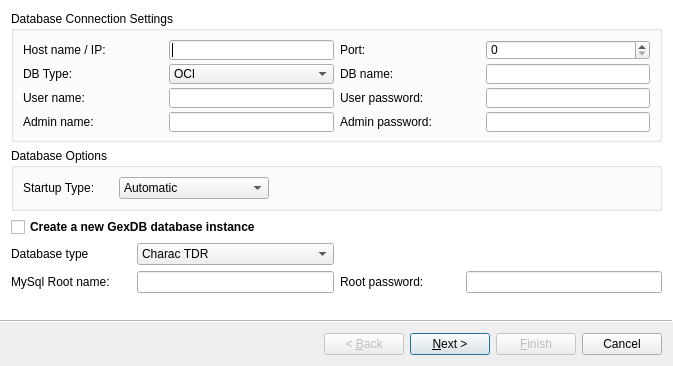
<?xml version="1.0" encoding="UTF-8"?>
<ui version="4.0">
 <class>GexDbPlugin_Galaxy_CfgWizard_Base</class>
 <widget class="QWizard" name="GexDbPlugin_Galaxy_CfgWizard_Base">
  <property name="geometry">
   <rect>
    <x>0</x>
    <y>0</y>
    <width>673</width>
    <height>366</height>
   </rect>
  </property>
  <property name="sizePolicy">
   <sizepolicy hsizetype="Minimum" vsizetype="Minimum">
    <horstretch>0</horstretch>
    <verstretch>0</verstretch>
   </sizepolicy>
  </property>
  <property name="minimumSize">
   <size>
    <width>550</width>
    <height>333</height>
   </size>
  </property>
  <property name="windowTitle">
   <string>GexDb configuration wizard</string>
  </property>
  <property name="wizardStyle">
   <enum>QWizard::ModernStyle</enum>
  </property>
  <property name="options">
   <set>QWizard::HaveFinishButtonOnEarlyPages</set>
  </property>
  <widget class="QWizardPage" name="mUi_qwpDbSettingsPage">
   <property name="sizePolicy">
    <sizepolicy hsizetype="Expanding" vsizetype="Expanding">
     <horstretch>0</horstretch>
     <verstretch>0</verstretch>
    </sizepolicy>
   </property>
   <attribute name="pageId">
    <string notr="true">0</string>
   </attribute>
   <layout class="QVBoxLayout" name="verticalLayout_4">
    <item>
     <layout class="QVBoxLayout" name="mUi_qvlDbSettingsLayout">
      <item>
       <widget class="QGroupBox" name="mUi_qgbDbConnectionSettings">
        <property name="sizePolicy">
         <sizepolicy hsizetype="MinimumExpanding" vsizetype="Fixed">
          <horstretch>0</horstretch>
          <verstretch>0</verstretch>
         </sizepolicy>
        </property>
        <property name="minimumSize">
         <size>
          <width>500</width>
          <height>100</height>
         </size>
        </property>
        <property name="title">
         <string>Database Connection Settings</string>
        </property>
        <layout class="QGridLayout" name="_9">
         <item row="0" column="0">
          <widget class="QLabel" name="labelDbHostNameIP">
           <property name="sizePolicy">
            <sizepolicy hsizetype="Minimum" vsizetype="Fixed">
             <horstretch>0</horstretch>
             <verstretch>0</verstretch>
            </sizepolicy>
           </property>
           <property name="minimumSize">
            <size>
             <width>140</width>
             <height>20</height>
            </size>
           </property>
           <property name="maximumSize">
            <size>
             <width>140</width>
             <height>16777215</height>
            </size>
           </property>
           <property name="baseSize">
            <size>
             <width>0</width>
             <height>0</height>
            </size>
           </property>
           <property name="text">
            <string>Host name / IP:</string>
           </property>
           <property name="wordWrap">
            <bool>false</bool>
           </property>
           <property name="buddy">
            <cstring>mUi_qleDbHostNameIP</cstring>
           </property>
          </widget>
         </item>
         <item row="0" column="1">
          <widget class="QLineEdit" name="mUi_qleDbHostNameIP">
           <property name="sizePolicy">
            <sizepolicy hsizetype="Minimum" vsizetype="Fixed">
             <horstretch>0</horstretch>
             <verstretch>0</verstretch>
            </sizepolicy>
           </property>
           <property name="minimumSize">
            <size>
             <width>94</width>
             <height>20</height>
            </size>
           </property>
           <property name="toolTip">
            <string>Enter the computer name where the corporate database is hosted</string>
           </property>
           <property name="maxLength">
            <number>80</number>
           </property>
          </widget>
         </item>
         <item row="0" column="2">
          <widget class="QLabel" name="labelDbPortNb">
           <property name="sizePolicy">
            <sizepolicy hsizetype="Minimum" vsizetype="Fixed">
             <horstretch>0</horstretch>
             <verstretch>0</verstretch>
            </sizepolicy>
           </property>
           <property name="minimumSize">
            <size>
             <width>140</width>
             <height>20</height>
            </size>
           </property>
           <property name="maximumSize">
            <size>
             <width>140</width>
             <height>16777215</height>
            </size>
           </property>
           <property name="text">
            <string>Port:</string>
           </property>
           <property name="wordWrap">
            <bool>false</bool>
           </property>
           <property name="buddy">
            <cstring>mUi_qsbDbPortNb</cstring>
           </property>
          </widget>
         </item>
         <item row="0" column="3">
          <widget class="QSpinBox" name="mUi_qsbDbPortNb">
           <property name="sizePolicy">
            <sizepolicy hsizetype="Minimum" vsizetype="Fixed">
             <horstretch>0</horstretch>
             <verstretch>0</verstretch>
            </sizepolicy>
           </property>
           <property name="minimumSize">
            <size>
             <width>94</width>
             <height>20</height>
            </size>
           </property>
           <property name="maximum">
            <number>65535</number>
           </property>
          </widget>
         </item>
         <item row="1" column="0">
          <widget class="QLabel" name="labelDbDriver">
           <property name="sizePolicy">
            <sizepolicy hsizetype="Minimum" vsizetype="Fixed">
             <horstretch>0</horstretch>
             <verstretch>0</verstretch>
            </sizepolicy>
           </property>
           <property name="minimumSize">
            <size>
             <width>140</width>
             <height>20</height>
            </size>
           </property>
           <property name="maximumSize">
            <size>
             <width>140</width>
             <height>16777215</height>
            </size>
           </property>
           <property name="text">
            <string>DB Type:</string>
           </property>
           <property name="wordWrap">
            <bool>false</bool>
           </property>
           <property name="buddy">
            <cstring>mUi_qcbDbDriver</cstring>
           </property>
          </widget>
         </item>
         <item row="1" column="1">
          <widget class="QComboBox" name="mUi_qcbDbDriver">
           <property name="sizePolicy">
            <sizepolicy hsizetype="Minimum" vsizetype="Fixed">
             <horstretch>0</horstretch>
             <verstretch>0</verstretch>
            </sizepolicy>
           </property>
           <property name="minimumSize">
            <size>
             <width>94</width>
             <height>20</height>
            </size>
           </property>
           <property name="toolTip">
            <string>Define the driver type required to connect to your corporate database</string>
           </property>
           <item>
            <property name="text">
             <string>OCI</string>
            </property>
           </item>
           <item>
            <property name="text">
             <string>MySQL</string>
            </property>
           </item>
          </widget>
         </item>
         <item row="1" column="2">
          <widget class="QLabel" name="labelDbName">
           <property name="sizePolicy">
            <sizepolicy hsizetype="Minimum" vsizetype="Fixed">
             <horstretch>0</horstretch>
             <verstretch>0</verstretch>
            </sizepolicy>
           </property>
           <property name="minimumSize">
            <size>
             <width>140</width>
             <height>20</height>
            </size>
           </property>
           <property name="maximumSize">
            <size>
             <width>140</width>
             <height>16777215</height>
            </size>
           </property>
           <property name="text">
            <string>DB name:</string>
           </property>
           <property name="wordWrap">
            <bool>false</bool>
           </property>
           <property name="buddy">
            <cstring>mUi_qleDbName</cstring>
           </property>
          </widget>
         </item>
         <item row="1" column="3">
          <widget class="QLineEdit" name="mUi_qleDbName">
           <property name="sizePolicy">
            <sizepolicy hsizetype="Minimum" vsizetype="Fixed">
             <horstretch>0</horstretch>
             <verstretch>0</verstretch>
            </sizepolicy>
           </property>
           <property name="minimumSize">
            <size>
             <width>94</width>
             <height>20</height>
            </size>
           </property>
           <property name="toolTip">
            <string>Enter the database name to link to</string>
           </property>
           <property name="maxLength">
            <number>80</number>
           </property>
          </widget>
         </item>
         <item row="2" column="0">
          <widget class="QLabel" name="labelDbUserName">
           <property name="sizePolicy">
            <sizepolicy hsizetype="Minimum" vsizetype="Minimum">
             <horstretch>0</horstretch>
             <verstretch>0</verstretch>
            </sizepolicy>
           </property>
           <property name="minimumSize">
            <size>
             <width>140</width>
             <height>20</height>
            </size>
           </property>
           <property name="maximumSize">
            <size>
             <width>140</width>
             <height>16777215</height>
            </size>
           </property>
           <property name="text">
            <string>User name:</string>
           </property>
           <property name="wordWrap">
            <bool>false</bool>
           </property>
           <property name="buddy">
            <cstring>mUi_qleUserName</cstring>
           </property>
          </widget>
         </item>
         <item row="2" column="1">
          <widget class="QLineEdit" name="mUi_qleUserName">
           <property name="sizePolicy">
            <sizepolicy hsizetype="Minimum" vsizetype="Fixed">
             <horstretch>0</horstretch>
             <verstretch>0</verstretch>
            </sizepolicy>
           </property>
           <property name="minimumSize">
            <size>
             <width>94</width>
             <height>20</height>
            </size>
           </property>
           <property name="toolTip">
            <string>Enter the database user name required at connection</string>
           </property>
           <property name="maxLength">
            <number>80</number>
           </property>
          </widget>
         </item>
         <item row="2" column="2">
          <widget class="QLabel" name="labelDbPassword">
           <property name="sizePolicy">
            <sizepolicy hsizetype="Minimum" vsizetype="Fixed">
             <horstretch>0</horstretch>
             <verstretch>0</verstretch>
            </sizepolicy>
           </property>
           <property name="minimumSize">
            <size>
             <width>140</width>
             <height>20</height>
            </size>
           </property>
           <property name="maximumSize">
            <size>
             <width>140</width>
             <height>16777215</height>
            </size>
           </property>
           <property name="text">
            <string>User password:</string>
           </property>
           <property name="alignment">
            <set>Qt::AlignVCenter</set>
           </property>
           <property name="wordWrap">
            <bool>false</bool>
           </property>
           <property name="buddy">
            <cstring>mUi_qleUserPassword</cstring>
           </property>
          </widget>
         </item>
         <item row="2" column="3">
          <widget class="QLineEdit" name="mUi_qleUserPassword">
           <property name="sizePolicy">
            <sizepolicy hsizetype="Minimum" vsizetype="Fixed">
             <horstretch>0</horstretch>
             <verstretch>0</verstretch>
            </sizepolicy>
           </property>
           <property name="minimumSize">
            <size>
             <width>94</width>
             <height>20</height>
            </size>
           </property>
           <property name="toolTip">
            <string>Enter the database password required at connection</string>
           </property>
           <property name="maxLength">
            <number>80</number>
           </property>
           <property name="echoMode">
            <enum>QLineEdit::Password</enum>
           </property>
          </widget>
         </item>
         <item row="3" column="0">
          <widget class="QLabel" name="labelDbName_Admin">
           <property name="sizePolicy">
            <sizepolicy hsizetype="Minimum" vsizetype="Fixed">
             <horstretch>0</horstretch>
             <verstretch>0</verstretch>
            </sizepolicy>
           </property>
           <property name="minimumSize">
            <size>
             <width>140</width>
             <height>20</height>
            </size>
           </property>
           <property name="maximumSize">
            <size>
             <width>140</width>
             <height>16777215</height>
            </size>
           </property>
           <property name="text">
            <string>Admin name:</string>
           </property>
           <property name="wordWrap">
            <bool>false</bool>
           </property>
           <property name="buddy">
            <cstring>mUi_qleUserName</cstring>
           </property>
          </widget>
         </item>
         <item row="3" column="1">
          <widget class="QLineEdit" name="mUi_qleAdminName">
           <property name="sizePolicy">
            <sizepolicy hsizetype="Minimum" vsizetype="Fixed">
             <horstretch>0</horstretch>
             <verstretch>0</verstretch>
            </sizepolicy>
           </property>
           <property name="minimumSize">
            <size>
             <width>94</width>
             <height>20</height>
            </size>
           </property>
           <property name="toolTip">
            <string>Enter the database user name required at connection</string>
           </property>
           <property name="maxLength">
            <number>80</number>
           </property>
          </widget>
         </item>
         <item row="3" column="2">
          <widget class="QLabel" name="labelDbPassword_Admin">
           <property name="sizePolicy">
            <sizepolicy hsizetype="Minimum" vsizetype="Fixed">
             <horstretch>0</horstretch>
             <verstretch>0</verstretch>
            </sizepolicy>
           </property>
           <property name="minimumSize">
            <size>
             <width>140</width>
             <height>20</height>
            </size>
           </property>
           <property name="maximumSize">
            <size>
             <width>140</width>
             <height>16777215</height>
            </size>
           </property>
           <property name="text">
            <string>Admin password:</string>
           </property>
           <property name="alignment">
            <set>Qt::AlignVCenter</set>
           </property>
           <property name="wordWrap">
            <bool>false</bool>
           </property>
           <property name="buddy">
            <cstring>mUi_qleUserPassword</cstring>
           </property>
          </widget>
         </item>
         <item row="3" column="3">
          <widget class="QLineEdit" name="mUi_qleAdminPassword">
           <property name="sizePolicy">
            <sizepolicy hsizetype="Minimum" vsizetype="Fixed">
             <horstretch>0</horstretch>
             <verstretch>0</verstretch>
            </sizepolicy>
           </property>
           <property name="minimumSize">
            <size>
             <width>94</width>
             <height>20</height>
            </size>
           </property>
           <property name="toolTip">
            <string>Enter the database password required at connection</string>
           </property>
           <property name="maxLength">
            <number>80</number>
           </property>
           <property name="echoMode">
            <enum>QLineEdit::Password</enum>
           </property>
          </widget>
         </item>
        </layout>
       </widget>
      </item>
      <item>
       <widget class="QGroupBox" name="mUi_qgbDbOptions">
        <property name="title">
         <string>Database Options</string>
        </property>
        <layout class="QGridLayout" name="_11">
         <item row="5" column="0">
          <widget class="QLabel" name="labelStartup">
           <property name="minimumSize">
            <size>
             <width>90</width>
             <height>0</height>
            </size>
           </property>
           <property name="maximumSize">
            <size>
             <width>90</width>
             <height>16777215</height>
            </size>
           </property>
           <property name="text">
            <string>Startup Type:</string>
           </property>
           <property name="wordWrap">
            <bool>false</bool>
           </property>
          </widget>
         </item>
         <item row="5" column="1">
          <widget class="QComboBox" name="mUi_qcbStartupType">
           <property name="sizePolicy">
            <sizepolicy hsizetype="Expanding" vsizetype="Fixed">
             <horstretch>0</horstretch>
             <verstretch>0</verstretch>
            </sizepolicy>
           </property>
           <property name="minimumSize">
            <size>
             <width>94</width>
             <height>0</height>
            </size>
           </property>
           <property name="maximumSize">
            <size>
             <width>150</width>
             <height>16777215</height>
            </size>
           </property>
           <property name="toolTip">
            <string>Automatic/manual database connections</string>
           </property>
           <item>
            <property name="text">
             <string>Automatic</string>
            </property>
            <property name="icon">
             <iconset>
              <normaloff>:/gex/icons/startup_on.png</normaloff>:/gex/icons/startup_on.png</iconset>
            </property>
           </item>
           <item>
            <property name="text">
             <string>Manual</string>
            </property>
            <property name="icon">
             <iconset>
              <normaloff>:/gex/icons/startup_off.png</normaloff>:/gex/icons/startup_off.png</iconset>
            </property>
           </item>
          </widget>
         </item>
         <item row="5" column="2">
          <spacer name="horizontalSpacer">
           <property name="orientation">
            <enum>Qt::Horizontal</enum>
           </property>
           <property name="sizeHint" stdset="0">
            <size>
             <width>40</width>
             <height>20</height>
            </size>
           </property>
          </spacer>
         </item>
        </layout>
       </widget>
      </item>
      <item>
       <widget class="QCheckBox" name="mUi_qcbDbCreationCheckBox">
        <property name="font">
         <font>
          <weight>75</weight>
          <bold>true</bold>
         </font>
        </property>
        <property name="text">
         <string>Create a new GexDB database instance</string>
        </property>
       </widget>
      </item>
      <item>
       <layout class="QGridLayout" name="mUi_qglRootSettingsLayout">
        <property name="rightMargin">
         <number>0</number>
        </property>
        <item row="12" column="0">
         <widget class="QLabel" name="mUi_qlDbRootNameLabel">
          <property name="minimumSize">
           <size>
            <width>120</width>
            <height>0</height>
           </size>
          </property>
          <property name="maximumSize">
           <size>
            <width>120</width>
            <height>16777215</height>
           </size>
          </property>
          <property name="text">
           <string>MySql Root name:</string>
          </property>
          <property name="wordWrap">
           <bool>false</bool>
          </property>
          <property name="buddy">
           <cstring>mUi_qleDbRootName</cstring>
          </property>
         </widget>
        </item>
        <item row="12" column="1">
         <widget class="QLineEdit" name="mUi_qleDbRootName">
          <property name="sizePolicy">
           <sizepolicy hsizetype="MinimumExpanding" vsizetype="Fixed">
            <horstretch>0</horstretch>
            <verstretch>0</verstretch>
           </sizepolicy>
          </property>
          <property name="minimumSize">
           <size>
            <width>94</width>
            <height>0</height>
           </size>
          </property>
          <property name="toolTip">
           <string>Enter the  root name required for database creation</string>
          </property>
          <property name="maxLength">
           <number>80</number>
          </property>
         </widget>
        </item>
        <item row="12" column="2">
         <widget class="QLabel" name="mUi_qlDbRootPasswordLabel">
          <property name="minimumSize">
           <size>
            <width>120</width>
            <height>0</height>
           </size>
          </property>
          <property name="maximumSize">
           <size>
            <width>120</width>
            <height>16777215</height>
           </size>
          </property>
          <property name="text">
           <string>Root password:</string>
          </property>
          <property name="alignment">
           <set>Qt::AlignVCenter</set>
          </property>
          <property name="wordWrap">
           <bool>false</bool>
          </property>
          <property name="buddy">
           <cstring>mUi_qleDbRootPassword</cstring>
          </property>
         </widget>
        </item>
        <item row="12" column="3">
         <widget class="QLineEdit" name="mUi_qleDbRootPassword">
          <property name="sizePolicy">
           <sizepolicy hsizetype="MinimumExpanding" vsizetype="Fixed">
            <horstretch>0</horstretch>
            <verstretch>0</verstretch>
           </sizepolicy>
          </property>
          <property name="minimumSize">
           <size>
            <width>94</width>
            <height>0</height>
           </size>
          </property>
          <property name="toolTip">
           <string>Enter the root password required for database creation</string>
          </property>
          <property name="maxLength">
           <number>80</number>
          </property>
          <property name="echoMode">
           <enum>QLineEdit::Password</enum>
          </property>
         </widget>
        </item>
        <item row="10" column="0">
         <widget class="QLabel" name="mUi_qlTdrDbTypeLabel">
          <property name="minimumSize">
           <size>
            <width>100</width>
            <height>0</height>
           </size>
          </property>
          <property name="text">
           <string>Database type</string>
          </property>
         </widget>
        </item>
        <item row="10" column="1">
         <widget class="QComboBox" name="mUi_qcbTdrDbType">
          <item>
           <property name="text">
            <string>Charac TDR</string>
           </property>
          </item>
          <item>
           <property name="text">
            <string>Prod TDR</string>
           </property>
          </item>
          <item>
           <property name="text">
            <string>YM TDR</string>
           </property>
          </item>
         </widget>
        </item>
       </layout>
      </item>
      <item>
       <widget class="QLabel" name="labelDbInfo">
        <property name="sizePolicy">
         <sizepolicy hsizetype="Expanding" vsizetype="Fixed">
          <horstretch>0</horstretch>
          <verstretch>0</verstretch>
         </sizepolicy>
        </property>
        <property name="maximumSize">
         <size>
          <width>16777215</width>
          <height>0</height>
         </size>
        </property>
        <property name="text">
         <string/>
        </property>
        <property name="wordWrap">
         <bool>true</bool>
        </property>
        <property name="buddy">
         <cstring>mUi_qleUserName</cstring>
        </property>
       </widget>
      </item>
      <item>
       <spacer name="spacer9">
        <property name="orientation">
         <enum>Qt::Vertical</enum>
        </property>
        <property name="sizeType">
         <enum>QSizePolicy::Expanding</enum>
        </property>
        <property name="sizeHint" stdset="0">
         <size>
          <width>20</width>
          <height>26</height>
         </size>
        </property>
       </spacer>
      </item>
     </layout>
    </item>
   </layout>
  </widget>
  <widget class="QWizardPage" name="mUi_qwpDbCreationPage">
   <attribute name="pageId">
    <string notr="true">1</string>
   </attribute>
   <layout class="QVBoxLayout" name="verticalLayout_2">
    <item>
     <layout class="QGridLayout" name="qglDbCreationLayout">
      <item row="1" column="0">
       <widget class="QTextEdit" name="mUi_qteCreateDbLog">
        <property name="autoFormatting">
         <set>QTextEdit::AutoAll</set>
        </property>
        <property name="readOnly">
         <bool>true</bool>
        </property>
       </widget>
      </item>
      <item row="2" column="0" colspan="4">
       <widget class="QProgressBar" name="progressBar">
        <property name="value">
         <number>0</number>
        </property>
        <property name="alignment">
         <set>Qt::AlignCenter</set>
        </property>
       </widget>
      </item>
     </layout>
    </item>
   </layout>
  </widget>
  <widget class="QWizardPage" name="mUi_qwpDbConnectionPage">
   <attribute name="pageId">
    <string notr="true">2</string>
   </attribute>
   <layout class="QVBoxLayout" name="verticalLayout">
    <item>
     <layout class="QGridLayout" name="qglDbConnectionLayout">
      <item row="1" column="0">
       <widget class="QTextEdit" name="mUi_qteConnectDbLog">
        <property name="autoFormatting">
         <set>QTextEdit::AutoAll</set>
        </property>
        <property name="readOnly">
         <bool>true</bool>
        </property>
       </widget>
      </item>
     </layout>
    </item>
   </layout>
  </widget>
 </widget>
 <resources/>
 <connections/>
</ui>
